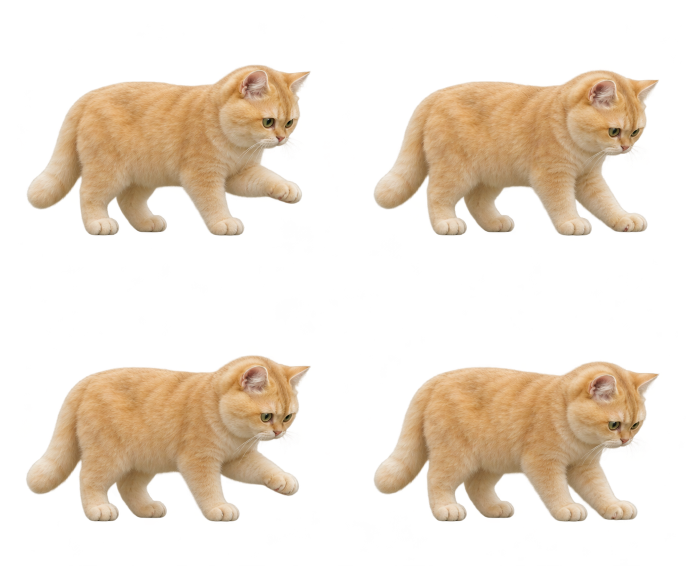
#> input picture art-source/scratch-low.png, 1391 x 1131 px (shown at 1/2 size)
$ python prepare_v131_assets.py
#> lines starting #> are read from the running program, lines starting #| are printed output that depends on the picture; after the words box and inside, x2 and y2 are one past the last pixel; in counts of white or black regions, pixels touching at a corner belong together
"""Register the generated low scratch cycle; do not change other cat artwork."""
from pathlib import Path
import sys
import json
ROOT=Path(__file__).resolve().parents[1]
sys.path.insert(0,str(ROOT.parent/'build-deps'))
import cv2
import numpy as np
from PIL import Image

source=Image.open(ROOT/'art-source/scratch-low.png').convert('RGBA')
#> source is the input picture: PIL image 1391x1131 RGBA; mean R, G, B, A 72.2, 59.7, 43.1, 79
poses=[]
for row in range(2):
    for col in range(2):
        im=source.crop((round(col*source.width/2),round(row*source.height/2),round((col+1)*source.width/2),round((row+1)*source.height/2)))
        a=np.array(im)
        _,labels,stats,_=cv2.connectedComponentsWithStats((a[:,:,3]>70).astype(np.uint8))
        main=1+int(np.argmax(stats[1:,cv2.CC_STAT_AREA]))
        mask=cv2.dilate((labels==main).astype(np.uint8),np.ones((3,3),np.uint8))
        a[:,:,3]=np.where(mask,a[:,:,3],0);a[a[:,:,3]<12]=0
        im=Image.fromarray(a);poses.append(im.crop(im.getbbox()))
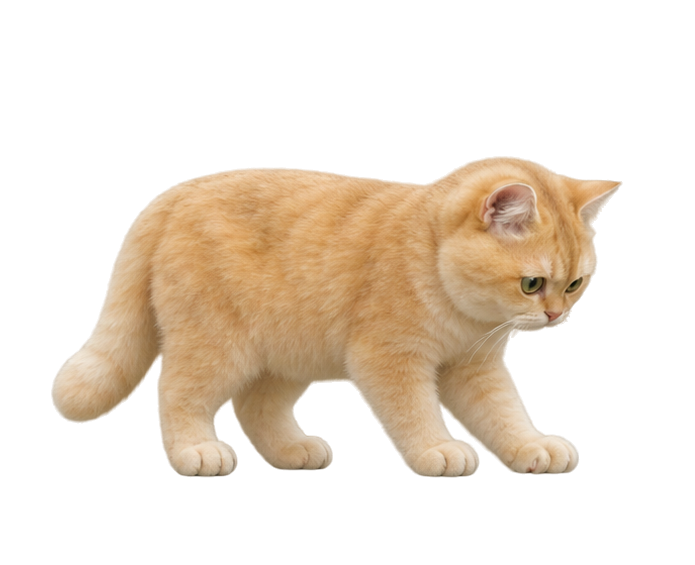
#> a: shape (565, 695, 4); mean R, G, B, A 64, 52.2, 38.6, 79.1; transparent parts drawn white
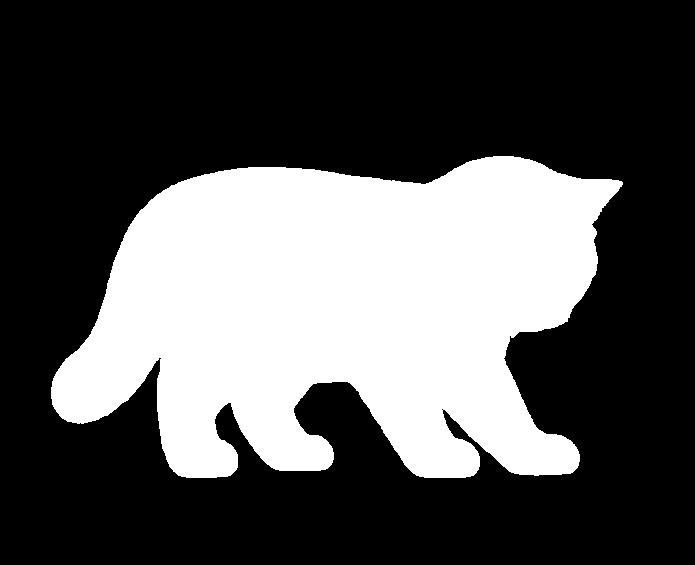
#> mask: shape (565, 695); values 0 (black) and 1 (white), 32.4% white; 1 white region, box (x1, y1, x2, y2) and area: (51, 156, 623, 478) 127110
#> after the loop, poses = 4 items
scale=min(175/max(p.height for p in poses),270/max(p.width for p in poses))
#> scale = 0.472
frames=[]
for i,im in enumerate(poses):
    im=im.resize((round(im.width*scale),round(im.height*scale)),Image.Resampling.LANCZOS)
    frame=Image.new('RGBA',(320,260));frame.alpha_composite(im,((320-im.width)//2,250-im.height))
    frame.save(ROOT/'assets'/f'scratch-{i}.png');frames.append(frame)
#> this loop made 4 passes
#> pass 1, `im=im.resize((round(im.width*scale),round(im.height*scale)),Image.Resa..`:
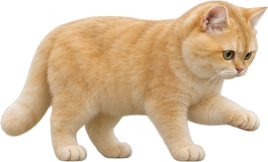
#> im: PIL image 268x162 RGBA; mean R, G, B, A 132.9, 109.1, 80.7, 159.1; transparent parts drawn white
#> pass 1, `frame.save(ROOT / 'assets' / f'scratch-{i}.png')`:
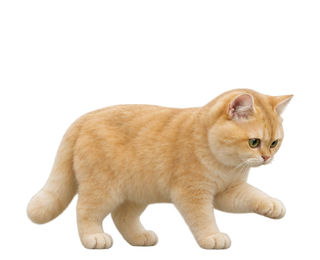
#> saved as scratch-0.png: PIL image 320x260 RGBA; mean R, G, B, A 69.3, 56.9, 42.1, 83; transparent parts drawn white
#> pass 2, `im=im.resize((round(im.width*scale),round(im.height*scale)),Image.Resa..`:
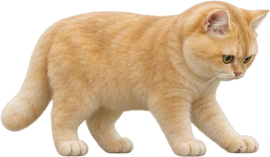
#> im: PIL image 270x157 RGBA; mean R, G, B, A 137.2, 112.6, 83.2, 164.1; transparent parts drawn white
#> after the loop:
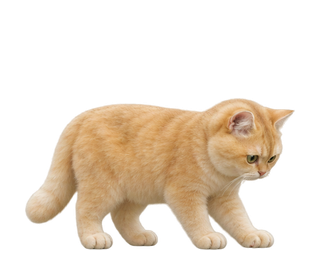
#> frame: PIL image 320x260 RGBA; mean R, G, B, A 69.3, 56.7, 41.9, 83.2; transparent parts drawn white
#> after the loop, frames = 4 items
#> (the run stopped early here; a loop or call above may not have finished)
